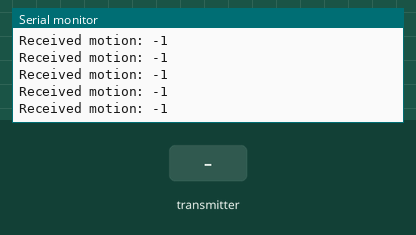
Bench run of a sketch on a simulated Arduino Uno, built with avr-gcc and run on an emulated ATmega328P. On the bench: the last lines printed to the serial monitor. The test bench sets the inputs (shaded band). No radio packets arrive unless stated.

Above: at 1.2 s.
1.3 s: the transmitter starts sending motion = 0
At 1.32 s:
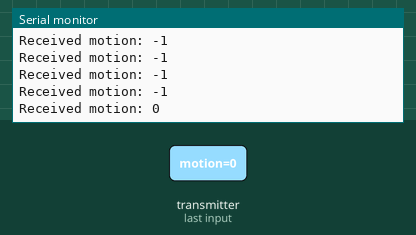
2.8 s: the transmitter starts sending motion = 256
At 2.83 s:
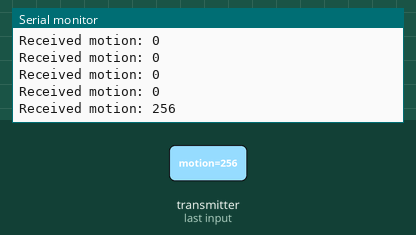
Timing chart, 0 to 5.8 s (numbered marks = the images above; inputs shaded):
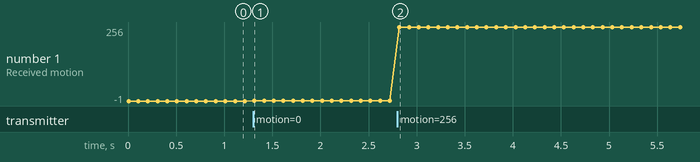

Measured:
- after the input at 1.3 s, the serial monitor: prints a new line at once (image 1)
- after the input at 2.8 s, the serial monitor: prints a new line at once (image 2)
- plotted number 1: -1 → 0 after the input at 1.3 s, 0 → 256 after the input at 2.8 s

The sketch:

ReceiverTest.ino
```cpp
/****************Header files**************/
#include <nRF24L01.h>
#include <RF24.h>
#include <RF24_config.h>

#include <SPI.h>

/*******************************************/
/*************Declarations********************/
RF24 radio(7, 8);
const byte address[6] = "00001";

int motion = -1; //motion initially at standby position

/********************************************/

/**Function to get data from radio module****/
int getData(int motion){
	radio.startListening();//starting the radio listener
	if(radio.available()){//checking the availability of radio
		radio.read(&motion, sizeof(motion));//reading the input from radio module
	}
  return motion;
}

/********************************************/

/**Setup Function***************/
void setup() {
	Serial.begin(9600);
	radio.begin();
	radio.openReadingPipe(0, address);
	radio.setPALevel(RF24_PA_MIN);
}
/*********************************/

/*******Loop******************/
void loop() {
	motion = getData(motion); //Call for the getData function to get transmited data

	Serial.print("Received motion: ");//Printing to serial monitor the received data
	Serial.println(motion);
	Serial.println("");

	delay(100);
}
/******************************/
```
